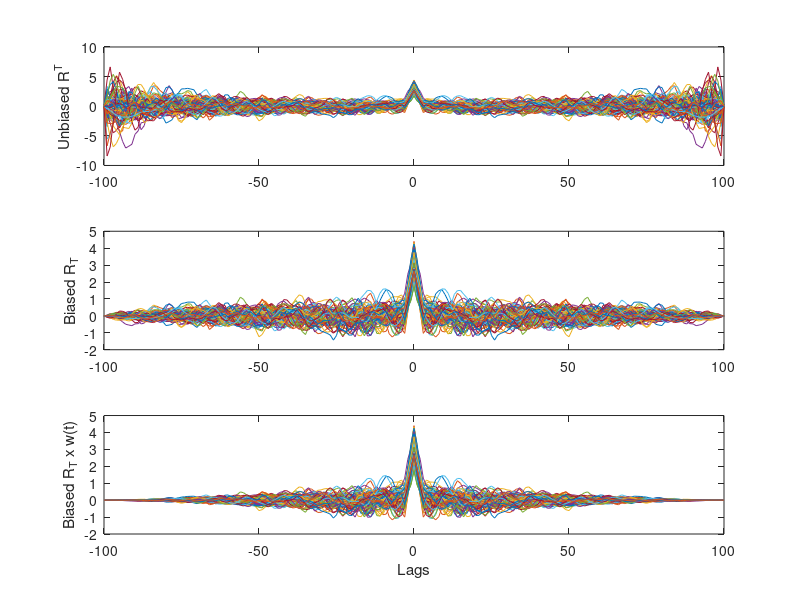
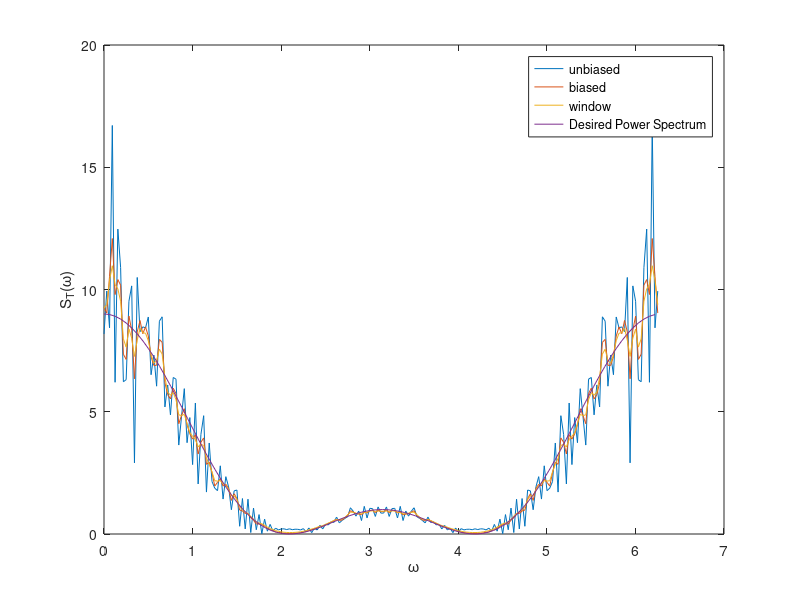
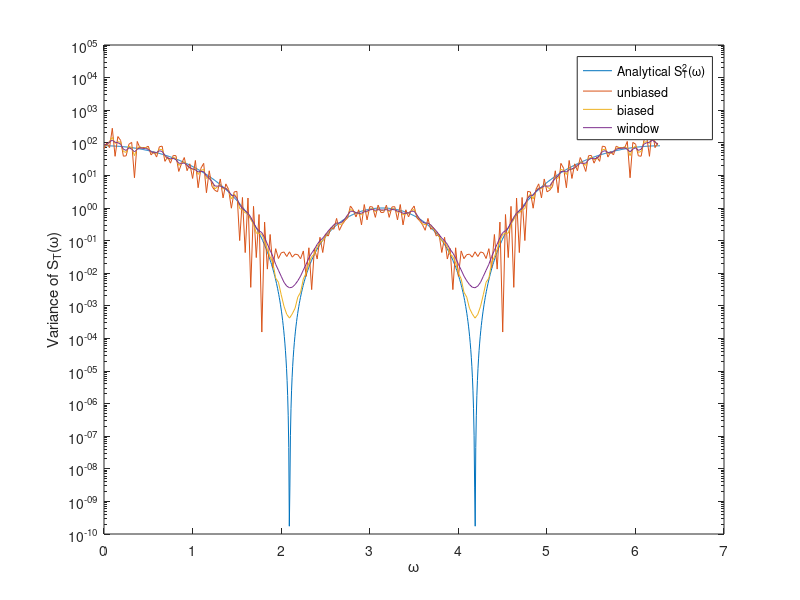

Write the MATLAB code that produced these figures, in order.
clear; close all;

x_gen = @(N) filter([1 1 1], [1], randn(N,1));
omega_scale = @(N) linspace(0,2*pi*(N/(N+1)),N);

samples = 100;

for i=1:samples
    x = x_gen(samples);
    [R(:,i) lags] = xcorr(x,length(x),'unbiased');
    R_T(:,i) = R(:,i).*window(@bartlett,length(lags));
    R_W(:,i) = R_T(:,i).*window(@bartlett,length(lags));
end

figure(1);
hold on;
subplot(3,1,1); plot(lags, R); 
ylabel('Unbiased R^T');
subplot(3,1,2); plot(lags, R_T);
ylabel('Biased R_T');
subplot(3,1,3); plot(lags, R_W);
ylabel('Biased R_T x w(t)');
xlabel('Lags');


Sxx_unbiased = fft(R);
Sxx_biased = fft(R_T);
Sxx_window = fft(R_W);

unbiased_mean = sum(Sxx_unbiased,2)./samples;
biased_mean = sum(Sxx_biased,2)./samples;
window_mean = sum(Sxx_window,2)./samples;

figure(2);
plot(omega_scale(length(unbiased_mean)), abs(unbiased_mean));
hold on;
plot(omega_scale(length(biased_mean)), abs(biased_mean));
plot(omega_scale(length(window_mean)), abs(window_mean));
plot(omega_scale(100),abs(fft([1 1 1],100)).^2);
hold off;
legend('unbiased', 'biased', 'window', 'Desired Power Spectrum');
xlabel('\omega');
ylabel('S_T(\omega)');

% variance using equation on page 541
figure(3);
semilogy(omega_scale(1000),abs(fft([1 1 1],1000)).^4);  % desired
hold on;
semilogy(omega_scale(length(unbiased_mean)), abs(unbiased_mean).^2);  % unbiased
semilogy(omega_scale(length(biased_mean)), abs(biased_mean).^2); % biased
semilogy(omega_scale(length(window_mean)), abs(window_mean).^2); % window

hold off;
legend('Analytical S^2_T(\omega)', 'unbiased', 'biased', 'window');
ylim([10^-10 10^5]);
xlabel('\omega');
ylabel('Variance of S_T(\omega)');
